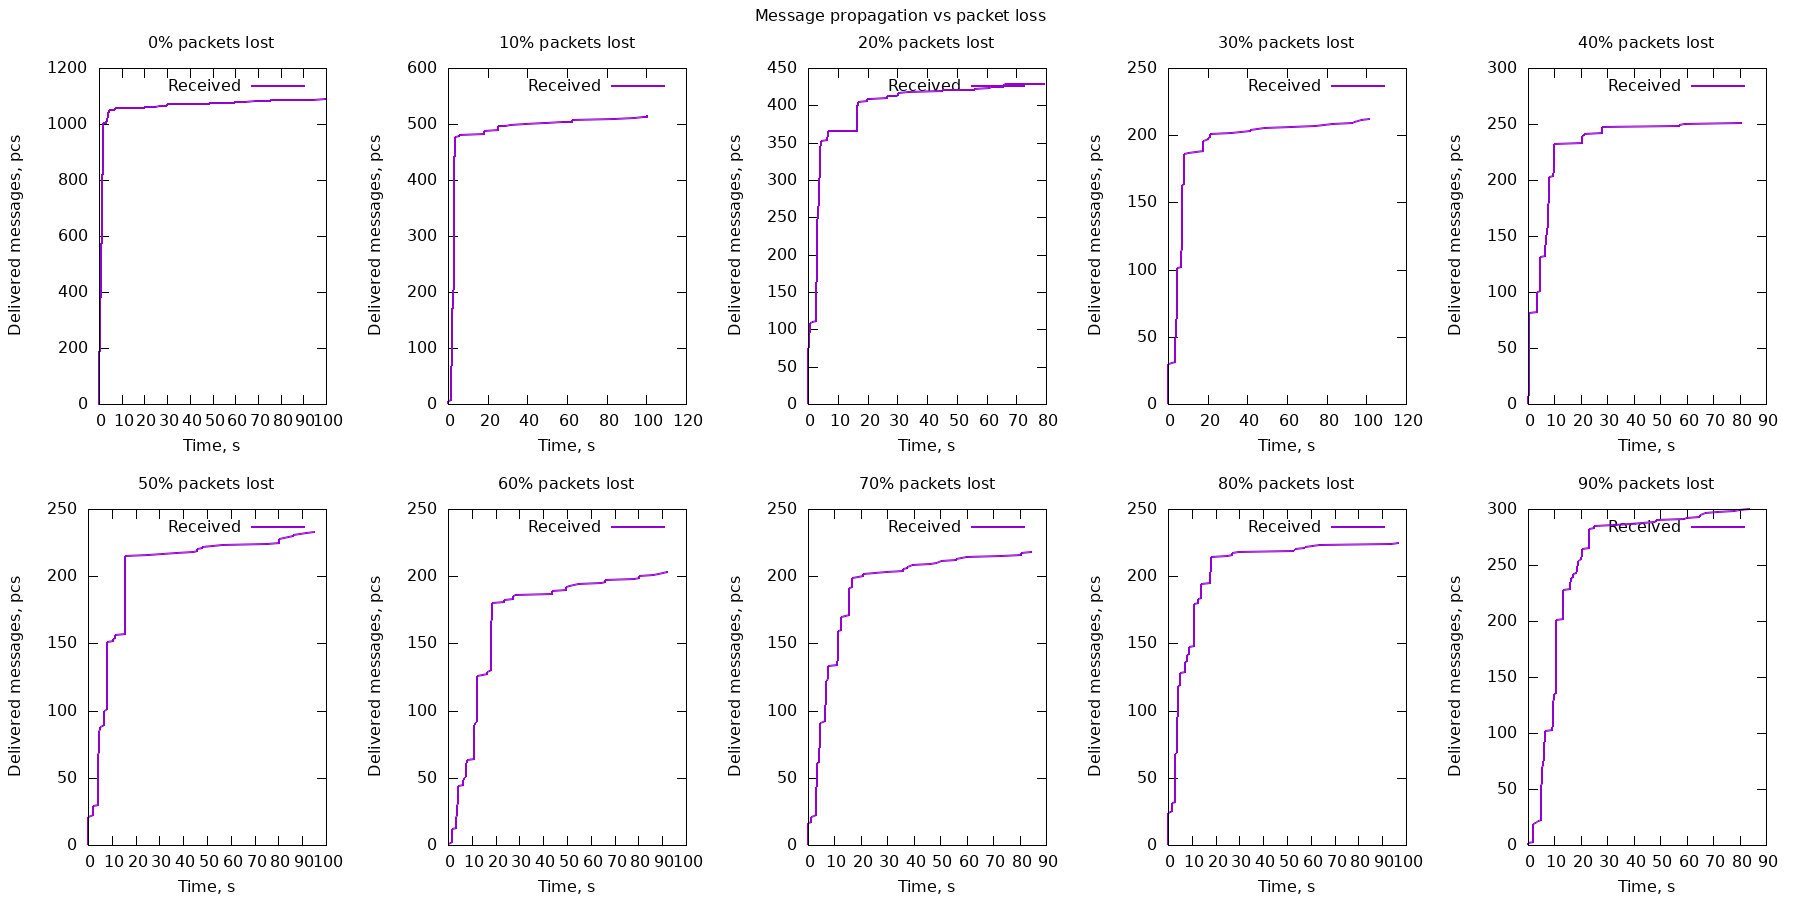

Generate this figure with gnuplot:
set terminal png size 1800,900
set output '/logs/plot.png'
set datafile separator ","

set xlabel "Time, s"
set ylabel "Delivered messages, pcs"

set multiplot layout 2,5 title "Message propagation vs packet loss"

do for [i=0:9] {
    loss = i*10
    set title sprintf("%d%% packets lost", loss)
    plot sprintf("/logs/stats_%d.csv", loss) using 1:2 \
         with lines lw 2 title "Received"
}
unset multiplot
